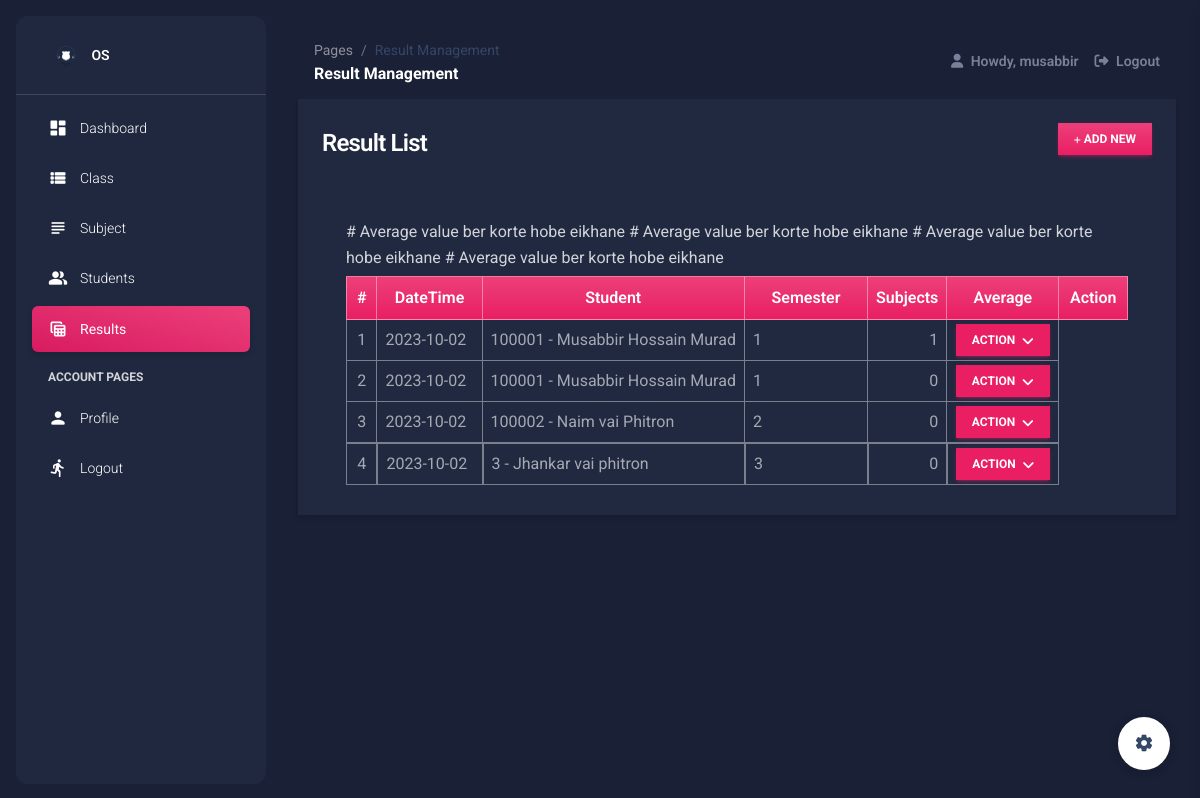
The page /result (signed in) on the database its author committed.
### srmsApp/models.py (models this page shows, shortened)
class Result(models.Model):
    student = models.ForeignKey(Student, on_delete=models.CASCADE)
    semester = models.CharField(max_length=250,blank=True)
    date_created = models.DateTimeField(default=timezone.now)
    date_updated = models.DateTimeField(auto_now=True)
    def countSubjects(self):
        try:
            resultCount = Student_Subject_Result.objects.filter(result = self).count()
        except:
            resultCount = 0
        return resultCount

class Student(models.Model):
    classI = models.ForeignKey(Class, on_delete= models.CASCADE)
    student_id = models.CharField(max_length=250)
    first_name = models.CharField(max_length=250)
    middle_name = models.CharField(max_length=250, blank= True, null=True)
    last_name = models.CharField(max_length=250)
    gender = models.CharField(max_length=20, choices=(('Male','Male'),('Female','Female')), default = 1)
    status = models.CharField(max_length=2, choices=(('1','Active'),('2','Inactive')), default = 1)
    date_created = models.DateTimeField(default=timezone.now)
    date_updated = models.DateTimeField(auto_now=True)
    def __str__(self):
        return str(self.student_id + " - " + self.first_name + " " + (str(self.middle_name + " " + self.last_name)  if self.middle_name != '' else self.last_name ))

### srmsApp/views.py (the view)
# urls.py: path('result', views.result_mgt,name="result-page"),
@login_required
def result_mgt(request):
    context['page'] = 'result_mgt'
    context['page_title'] = 'Result Management'
    results =models.Result.objects.all()
    context['results'] = results
    return render(request,'result_mgt.html',context)

### srmsApp/templates/result_mgt.html (shortened to what this page needs)
{% extends 'layouts/base.html' %} {% load humanize %} {% block content %}
<div class="container-fluid">
    <div class="col-lg-12 col-md-12 col-sm-12 col-xs-12">
        <div class="card card-default rounded-0 shadow ">
            <div class="card-header">
                <div class="d-flex w-100 align-items-center justify-content-between">
                    <h4 class="card-title fw-bold">Result List</h4>
                    <div class="tools">
                        <button type="button" class="btn btn-primary rounded-0 bg-gradient btn-sm" id='add_new'><i class="fa fa-plus"></i> Add New</button>
                    </div>
                </div>
            </div>
            <div class="card-body">
                <div class="container-fluid">
                    <table class="table table-bordered" id="result-list">
                        <colgroup>
                            <col width="5%">
                            <col width="15%">
                            <col width="25%">
                            <col width="25%">
                            <col width="10%">
                            <col width="10%">
                            <col width="10%">
                        </colgroup>
                        <thead>
                            <tr class="bg-gradient bg-primary bg-opacity-50 text-light">
                                <th class="px-2 py-2 text-center">#</th>
                                <th class="px-2 py-2 text-center">DateTime</th>
                                <th class="px-2 py-2 text-center">Student</th>
                                <th class="px-2 py-2 text-center">Semester</th>
                                <th class="px-2 py-2 text-center">Subjects</th>
                                <th class="px-2 py-2 text-center">Average</th>
                                <th class="px-2 py-2 text-center">Action</th>
                            </tr>
                        </thead>
                        <tbody>
                            {% for result in results %}
                            <tr>
                                <td class="px-2 py-1 align-middle text-center">{{ forloop.counter }}</td>
                                <td class="px-2 py-1 align-middle">{{ result.date_created|date:"Y-m-d" }}</td>
                                <td class="px-2 py-1 align-middle">{{ result.student }}</td>
                                <td class="px-2 py-1 align-middle">{{ result.semester }}</td>
                                <td class="px-2 py-1 align-middle text-end">{{ result.countSubjects|intcomma }}</td>
                                <td class="px-2 py-1 align-middle text-center">
                                    <div class="dropdown">
                                        <button class="btn btn-primary btn-sm mb-0 rounded-0 dropdown-toggle" type="button" id="actionBtn-{{ result.pk }}" data-bs-toggle="dropdown" aria-expanded="false">
                                        Action
                                        </button>
                                    </div>
                                </td>
                            </tr>
                            {% endfor %}
                        </tbody>
                    </table>
                </div>
            </div>
        </div>
    </div>
</div>
{% endblock content %}

### srmsApp/templates/includes/navigation.html (shortened to what this page needs)
    <nav class="navbar navbar-main navbar-expand-lg px-0 mx-4 shadow-none border-radius-xl position-sticky mt-4 top-1 z-index-sticky" id="navbarBlur" navbar-scroll="true">
      <div class="container-fluid py-1 px-3">
        <nav aria-label="breadcrumb">
          <ol class="breadcrumb bg-transparent mb-0 pb-0 pt-1 px-0 me-sm-6 me-5">
            <li class="breadcrumb-item text-sm"><a class="opacity-5 text-dark" href="javascript:;">Pages</a></li>
            <li class="breadcrumb-item text-sm text-dark active" aria-current="page">{{ page_title }}</li>
          </ol>
          <h6 class="font-weight-bolder mb-0">{{ page_title }}</h6>
        </nav>
        <div class="collapse navbar-collapse mt-sm-0 mt-2 me-md-0 me-sm-4" id="navbar">
          <ul class="navbar-nav  justify-content-end">
            <li class="nav-item d-flex align-items-center">
              <a href="" class="nav-link text-body font-weight-bold px-3">
                <i class="fa fa-user me-sm-1"></i>
                  Howdy, {{ user.username }}
              </a>
            </li>
            <li class="nav-item d-flex align-items-center">
              <a href="{% url 'logout' %}" class="nav-link text-body font-weight-bold px-0">
                <i class="fa fa-sign-out me-sm-1"></i>
                <span class="d-sm-inline d-none">Logout</span>
              </a>
            </li>
          </ul>
        </div>
      </div>
    </nav>

### static/default/css/style.css (style rules this page uses)
html, body { height: 100%; width: 100%; max-height: 100%; overflow: auto; display: flex; flex-direction: column; }
.dark-version .table tbody tr:last-child td { border-width: 1px !important; }

### rows shown on the page
Result: date_created "2023-10-02", student "100001 - Musabbir Hossain Murad", semester "1", countSubjects "1"
Result: date_created "2023-10-02", student "100001 - Musabbir Hossain Murad", semester "1", countSubjects "0"
Result: date_created "2023-10-02", student "100002 - Naim vai Phitron", semester "2", countSubjects "0"
Result: date_created "2023-10-02", student "3 - Jhankar vai phitron", semester "3", countSubjects "0"

### other values the page prints
{{ short_name }} "OS"
{{ page_title }} "Result Management"
{{ user.username }} "musabbir"
